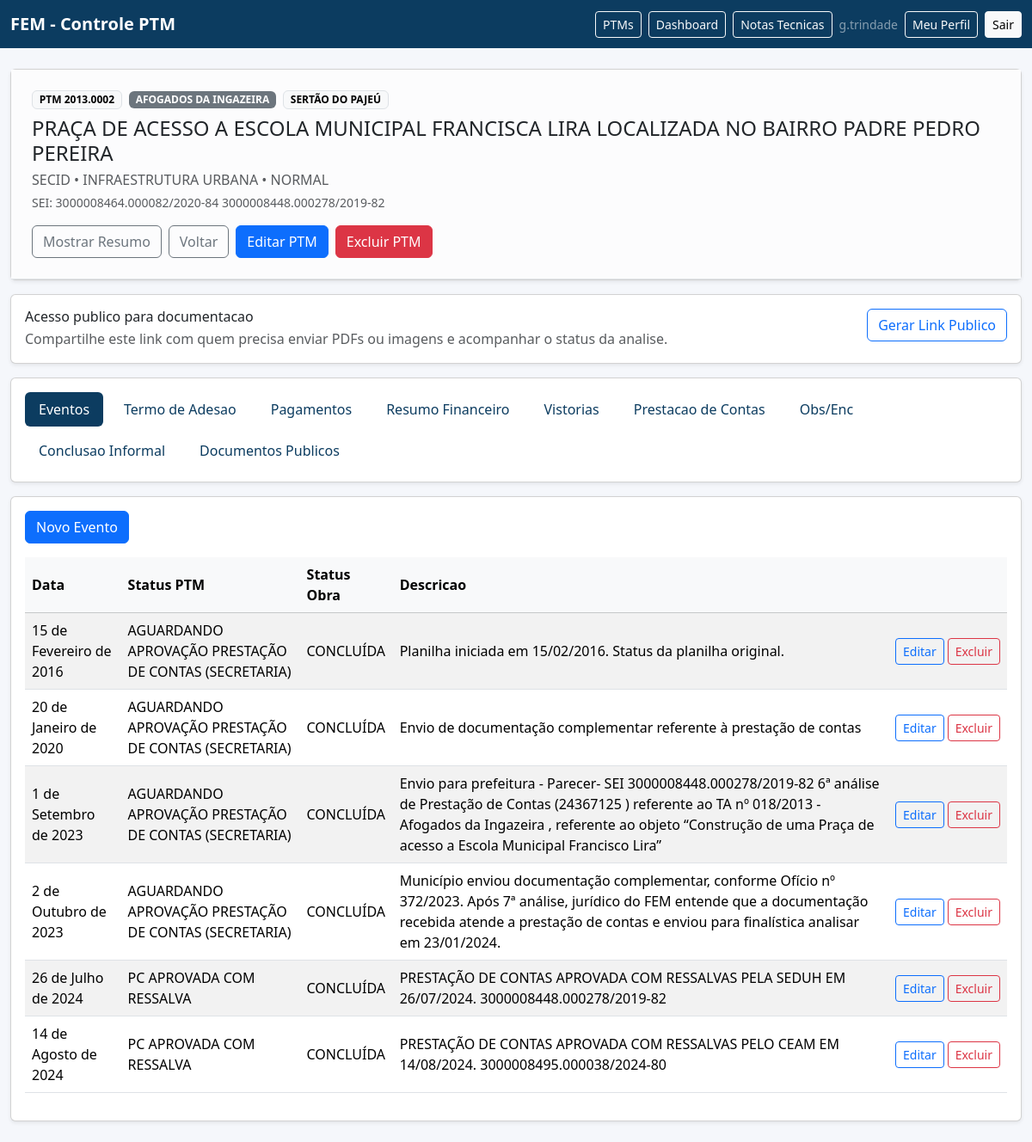
The page /ptms/2/ (signed in) on the database its author committed.
### ptms/models.py (models this page shows, shortened)
class PTM(TimestampedModel):
    ordem = models.CharField(max_length=30, unique=True)
    regiao = models.CharField(max_length=120)
    municipio = models.CharField(max_length=120)
    projeto = models.TextField()
    projeto_detalhado = models.TextField(blank=True)
    tipo_fem = models.ForeignKey(TipoFEM, on_delete=models.PROTECT)
    status_ptm_atual = models.ForeignKey(
        StatusPTM,
        on_delete=models.PROTECT,
        related_name="ptms_status_ptm",
        null=True,
        blank=True,
    )
    status_obra_atual = models.ForeignKey(
        StatusObra,
        on_delete=models.PROTECT,
        related_name="ptms_status_obra",
        null=True,
        blank=True,
    )
    data_final = models.DateField(null=True, blank=True)
    data_aprovacao = models.DateField(null=True, blank=True)
    teto_fem = models.DecimalField(max_digits=14, decimal_places=2, default=Decimal("0.00"))
    investimento_total = models.DecimalField(max_digits=14, decimal_places=2, default=Decimal("0.00"))
    recurso_fem = models.DecimalField(max_digits=14, decimal_places=2, default=Decimal("0.00"))
    rendimentos_fem = models.DecimalField(max_digits=14, decimal_places=2, default=Decimal("0.00"))
    contrapartida = models.DecimalField(max_digits=14, decimal_places=2, default=Decimal("0.00"))
    ressalva = models.TextField(blank=True)
    secretaria = models.ForeignKey(Secretaria, on_delete=models.PROTECT, null=True, blank=True)
    area_investimento = models.ForeignKey(AreaInvestimento, on_delete=models.PROTECT, null=True, blank=True)
    conta_ptm = models.CharField(max_length=50, blank=True)
    descricao = models.TextField(blank=True)
    codigo_acesso_publico = models.CharField(max_length=64, unique=True, null=True, blank=True)
    status_analise_documentacao = models.ForeignKey(
        StatusAnaliseDocumentacao,
        on_delete=models.PROTECT,
        related_name="ptms_status_analise_documentacao",
        null=True,
        blank=True,
    )
    populacao_beneficiada = models.PositiveIntegerField(null=True, blank=True)
    class Meta:
        ordering = ("ordem",)

### core/models.py (models this page shows)
class NomeCatalogo(TimestampedModel):
    nome = models.CharField(max_length=255, unique=True)
    ativo = models.BooleanField(default=True)
    class Meta:
        abstract = True
        ordering = ("nome",)
    def __str__(self):
        return self.nome

class Secretaria(NomeCatalogo):
    pass

class AreaInvestimento(NomeCatalogo):
    pass

class TipoFEM(NomeCatalogo):
    pass

class StatusPTM(NomeCatalogo):
    pass

class StatusObra(NomeCatalogo):
    pass

### eventos/models.py (models this page shows, shortened)
class EventoPTM(TimestampedModel):
    ptm = models.ForeignKey(PTM, on_delete=models.CASCADE, related_name="eventos")
    data_evento = models.DateField()
    descricao = models.TextField()
    status_ptm = models.ForeignKey("core.StatusPTM", on_delete=models.PROTECT)
    status_obra = models.ForeignKey("core.StatusObra", on_delete=models.PROTECT)
    class Meta:
        ordering = ("data_evento", "id")

### ptms/views.py (the view)
# urls.py: path('ptms/<int:pk>/', PTMDetailView.as_view(), name='ptm_detail'),
class PTMDetailView(DetailView):
    model = PTM
    template_name = "ptms/ptm_detail.html"
    context_object_name = "ptm"
    def get_context_data(self, **kwargs):
        context = super().get_context_data(**kwargs)
        ptm = self.object
        tab = self.request.GET.get("tab", "eventos")
        context["tab"] = tab
        context["eventos"] = ptm.eventos.select_related("status_ptm", "status_obra").all()
        context["termo_adesao"] = getattr(ptm, "termo_adesao_registro", None)
        context["termo_adesao_observacao_options"] = TermoAdesaoObservacao.objects.filter(ativo=True).order_by(
            "nome"
        )
        context["termo_adesao_responsavel_options"] = TermoAdesaoResponsavel.objects.filter(ativo=True).order_by(
            "nome"
        )
        context["pagamentos"] = ptm.pagamentos.all()
        context["status_ptm_options"] = StatusPTM.objects.filter(ativo=True).order_by("nome")
        context["status_obra_options"] = StatusObra.objects.filter(ativo=True).order_by("nome")
        context["vistorias"] = ptm.vistorias.all()
        context["prestacao"] = getattr(ptm, "prestacao_conta", None)
        context["prestacao_historico"] = (
            context["prestacao"].historico.all() if context["prestacao"] else []
        )
        context["observacoes"] = ptm.observacoes_enc.all()
        context["conclusoes"] = ptm.conclusoes_informais.all()
        context["documentos_publicos"] = ptm.documentos_publicos.all()
        context["status_analise_form"] = StatusAnaliseDocumentacaoForm(
            initial={"status_analise_documentacao": ptm.status_analise_documentacao}
        )
        context["can_edit_ptm"] = _user_can_edit_ptm(self.request.user, ptm)
        context["public_url"] = _public_ptm_url(self.request, ptm)
        context["resumo_financeiro"] = _build_resumo_financeiro(ptm)
        return context

### core/templatetags/number_formats.py (called while the page is built)
@register.filter
def moeda_br(value):
    if value in (None, ""):
        return "-"
    return number_format(value, decimal_pos=2, use_l10n=True, force_grouping=True)

### ptms/views.py (called while the page is built)
def _allowed_municipios_for_user(user):
    if user.is_superuser:
        return None
    return {
        _normalize_municipio(v)
        for v in user.user_municipios.select_related("municipio").values_list("municipio__nome", flat=True)
    }

def _user_can_edit_ptm(user, ptm):
    allowed = _allowed_municipios_for_user(user)
    if allowed is None:
        return True
    if not allowed:
        return False
    return _normalize_municipio(ptm.municipio) in allowed

def _public_ptm_url(request, ptm):
    if not ptm.codigo_acesso_publico:
        return ""
    return request.build_absolute_uri(
        reverse("ptm_public_detail", kwargs={"token": ptm.codigo_acesso_publico})
    )

### templates/ptms/ptm_detail.html (shortened to what this page needs)
{% extends "base.html" %}
{% load number_formats %}
{% block content %}
<div class="card shadow-sm mb-3">
  <div class="card-body p-0">
    <div class="p-4 border-bottom bg-light-subtle">
      <div class="d-flex justify-content-between align-items-start flex-wrap gap-3">
        <div>
          <div class="d-flex align-items-center gap-2 flex-wrap mb-2">
            <span class="badge text-bg-light border">PTM {{ ptm.ordem }}</span>
            <span class="badge text-bg-secondary">{{ ptm.municipio }}</span>
            {% if ptm.regiao %}
              <span class="badge text-bg-light border">{{ ptm.regiao }}</span>
            {% endif %}
          </div>
          <h1 class="h4 mb-1">{{ ptm.projeto }}</h1>
          <p class="text-muted mb-0">
            {% if ptm.secretaria %}{{ ptm.secretaria }}{% else %}Secretaria nao informada{% endif %}
            {% if ptm.area_investimento %} • {{ ptm.area_investimento }}{% endif %}
            {% if ptm.tipo_fem %} • {{ ptm.tipo_fem }}{% endif %}
          </p>
          {% if ptm.ressalva %}
            <p class="text-muted small mb-0 mt-1">SEI: {{ ptm.ressalva }}</p>
          {% endif %}
        </div>
        <div class="d-flex gap-2 flex-wrap justify-content-end">
          <button
            class="btn btn-outline-secondary"
            type="button"
            data-bs-toggle="collapse"
            data-bs-target="#ptmResumoCollapse"
            aria-expanded="false"
            aria-controls="ptmResumoCollapse"
          >
            Mostrar Resumo
          </button>
          <a class="btn btn-outline-secondary" href="{% url 'ptm_list' %}">Voltar</a>
          {% if can_edit_ptm %}
            <a class="btn btn-primary" href="{% url 'ptm_update' ptm.pk %}">Editar PTM</a>
            <a class="btn btn-danger" href="{% url 'ptm_delete' ptm.pk %}">Excluir PTM</a>
          {% endif %}
        </div>
      </div>
    </div>
  </div>
</div>
{% if can_edit_ptm %}
  <div class="card shadow-sm mb-3">
    <div class="card-body">
      <div class="d-flex justify-content-between align-items-start gap-3 flex-wrap">
        <div>
          <h2 class="h6 mb-1">Acesso publico para documentacao</h2>
          <p class="text-muted mb-0">Compartilhe este link com quem precisa enviar PDFs ou imagens e acompanhar o status da analise.</p>
        </div>
        <form method="post" action="{% url 'ptm_generate_public_link' ptm.pk %}?tab={{ tab }}">
          <button type="submit" class="btn btn-outline-primary">
            {% if public_url %}Exibir Link Publico{% else %}Gerar Link Publico{% endif %}
          </button>
        </form>
      </div>
    </div>
  </div>
{% endif %}
<div class="card shadow-sm mb-3">
  <div class="card-body">
    <ul class="nav nav-pills gap-2">
      <li class="nav-item"><a class="nav-link {% if tab == 'eventos' %}active{% endif %}" href="?tab=eventos">Eventos</a></li>
      <li class="nav-item"><a class="nav-link {% if tab == 'termo_adesao' %}active{% endif %}" href="?tab=termo_adesao">Termo de Adesao</a></li>
      <li class="nav-item"><a class="nav-link {% if tab == 'pagamentos' %}active{% endif %}" href="?tab=pagamentos">Pagamentos</a></li>
      <li class="nav-item"><a class="nav-link {% if tab == 'resumo_financeiro' %}active{% endif %}" href="?tab=resumo_financeiro">Resumo Financeiro</a></li>
      <li class="nav-item"><a class="nav-link {% if tab == 'vistorias' %}active{% endif %}" href="?tab=vistorias">Vistorias</a></li>
      <li class="nav-item"><a class="nav-link {% if tab == 'prestacao' %}active{% endif %}" href="?tab=prestacao">Prestacao de Contas</a></li>
      <li class="nav-item"><a class="nav-link {% if tab == 'observacoes' %}active{% endif %}" href="?tab=observacoes">Obs/Enc</a></li>
      <li class="nav-item"><a class="nav-link {% if tab == 'conclusoes' %}active{% endif %}" href="?tab=conclusoes">Conclusao Informal</a></li>
      <li class="nav-item"><a class="nav-link {% if tab == 'documentos_publicos' %}active{% endif %}" href="?tab=documentos_publicos">Documentos Publicos</a></li>
    </ul>
  </div>
</div>
<div class="card shadow-sm">
  <div class="card-body">
    {% if tab == 'eventos' %}
      {% if can_edit_ptm %}
        <div class="mb-3">
          <button type="button" class="btn btn-primary" data-bs-toggle="modal" data-bs-target="#createEventoModal">
            Novo Evento
          </button>
        </div>
      {% endif %}
      <div class="table-responsive">
        <table class="table table-striped table-hover">
          <thead class="table-light"><tr><th>Data</th><th>Status PTM</th><th>Status Obra</th><th>Descricao</th><th class="text-end"></th></tr></thead>
          <tbody>
          {% for item in eventos %}
            <tr>
              <td>{{ item.data_evento }}</td>
              <td>{{ item.status_ptm }}</td>
              <td>{{ item.status_obra }}</td>
              <td>{{ item.descricao }}</td>
              <td class="text-end">
                <div class="d-inline-flex gap-1 flex-nowrap">
                  {% if can_edit_ptm %}
                    <button
                      type="button"
                      class="btn btn-sm btn-outline-primary"
                      data-bs-toggle="modal"
                      data-bs-target="#editEventoModal"
                      data-action="{% url 'evento_update' ptm.pk item.pk %}"
                      data-data-evento="{{ item.data_evento|date:'Y-m-d' }}"
                      data-status-ptm="{{ item.status_ptm_id|default:'' }}"
                      data-status-obra="{{ item.status_obra_id|default:'' }}"
                      data-descricao="{{ item.descricao }}"
                    >
                      Editar
                    </button>
                    <button
                      type="button"
                      class="btn btn-sm btn-outline-danger"
                      data-bs-toggle="modal"
                      data-bs-target="#deleteEventoModal"
                      data-action="{% url 'evento_delete' ptm.pk item.pk %}"
                      data-label="{{ item.data_evento|default:'evento' }}"
                    >
                      Excluir
                    </button>
                  {% endif %}
                </div>
              </td>
            </tr>
          {% empty %}
            <tr><td colspan="5">Sem eventos.</td></tr>
          {% endfor %}
          </tbody>
        </table>
      </div>
    {% endif %}
  </div>
</div>
{% endblock %}

### templates/partials/_navbar.html (shortened to what this page needs)
<nav class="navbar navbar-expand-lg navbar-dark" style="background-color:#0c3c60;">
  <div class="container-fluid app-main">
    <a class="navbar-brand fw-semibold" href="{% url 'ptm_list' %}">FEM - Controle PTM</a>
    <div class="d-flex align-items-center gap-2 flex-wrap">
      {% if user.is_authenticated %}
        <a class="btn btn-sm btn-outline-light" href="{% url 'ptm_list' %}">PTMs</a>
        <a class="btn btn-sm btn-outline-light" href="{% url 'dashboard' %}">Dashboard</a>
        <a class="btn btn-sm btn-outline-light" href="{% url 'nota_tecnica_select' %}">Notas Tecnicas</a>
      {% endif %}
      {% if user.is_authenticated %}
        <span class="text-white-50 small">{{ user.username }}</span>
        <a class="btn btn-sm btn-outline-light" href="{% url 'core:profile' %}">Meu Perfil</a>
        <form method="post" action="{% url 'core:logout' %}" class="m-0">
          <button type="submit" class="btn btn-sm btn-light">Sair</button>
        </form>
      {% else %}
        <a class="btn btn-sm btn-light" href="{% url 'core:login' %}">Entrar</a>
      {% endif %}
    </div>
  </div>
</nav>

### templates/partials/_styles.html (style rules this page uses)
body { background: #f5f7fb; }
.app-main { max-width: 1280px; }
.table > :not(caption) > * > * { vertical-align: middle; }
.nav-pills .nav-link { color: #0c3c60; }
.nav-pills .nav-link.active { background-color: #0c3c60; }

### rows shown on the page
PTM: ordem "2013.0002", municipio "AFOGADOS DA INGAZEIRA", regiao "SERTÃO DO PAJEÚ", projeto "PRAÇA DE ACESSO A ESCOLA MUNICIPAL FRANCISCA LIRA LOCALIZADA NO BAIRRO PADRE PEDRO PEREIRA", secretaria "SECID", area_investimento "INFRAESTRUTURA URBANA", tipo_fem "NORMAL", ressalva "3000008464.000082/2020-84 3000008448.000278/2019-82"
EventoPTM: data_evento "15 de Fevereiro de 2016", status_ptm "AGUARDANDO APROVAÇÃO PRESTAÇÃO DE CONTAS (SECRETARIA)", status_obra "CONCLUÍDA", descricao "Planilha iniciada em 15/02/2016. Status da planilha original."
EventoPTM: data_evento "20 de Janeiro de 2020", status_ptm "AGUARDANDO APROVAÇÃO PRESTAÇÃO DE CONTAS (SECRETARIA)", status_obra "CONCLUÍDA", descricao "Envio de documentação complementar referente à prestação de contas"
EventoPTM: data_evento "1 de Setembro de 2023", status_ptm "AGUARDANDO APROVAÇÃO PRESTAÇÃO DE CONTAS (SECRETARIA)", status_obra "CONCLUÍDA", descricao "Envio para prefeitura - Parecer- SEI 3000008448.000278/2019-82 6ª análise de Prestação de Contas (24367125 ) referente ao TA nº 018/2013 - Afogados da Ingazeira , referente ao objeto “Construção de uma Praça de acesso a Escola Municipal Francisco Lira”"
EventoPTM: data_evento "2 de Outubro de 2023", status_ptm "AGUARDANDO APROVAÇÃO PRESTAÇÃO DE CONTAS (SECRETARIA)", status_obra "CONCLUÍDA", descricao "Município enviou documentação complementar, conforme Ofício nº 372/2023. Após 7ª análise, jurídico do FEM entende que a documentação recebida atende a prestação de contas e enviou para finalística analisar em 23/01/2024."
EventoPTM: data_evento "26 de Julho de 2024", status_ptm "PC APROVADA COM RESSALVA", status_obra "CONCLUÍDA", descricao "PRESTAÇÃO DE CONTAS APROVADA COM RESSALVAS PELA SEDUH EM 26/07/2024. 3000008448.000278/2019-82"
EventoPTM: data_evento "14 de Agosto de 2024", status_ptm "PC APROVADA COM RESSALVA", status_obra "CONCLUÍDA", descricao "PRESTAÇÃO DE CONTAS APROVADA COM RESSALVAS PELO CEAM EM 14/08/2024. 3000008495.000038/2024-80"

### other values the page prints
{{ user.username }} "g.trindade"
